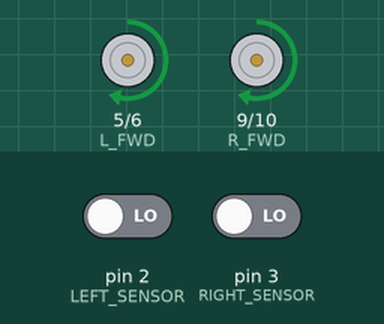
Recording of a sketch running on a simulated Arduino Uno, built with avr-gcc and run on an emulated ATmega328P. On the bench: motor-driver pin pairs drawn as motors (green arrow = first pin HIGH = forward, orange = second pin HIGH = backward, longer = more drive). Inputs (shaded band) come from the test bench; at power-on: pin 2 (LEFT_SENSOR) LOW, pin 3 (RIGHT_SENSOR) LOW.

Above: at 1.2 s.
1.3 s: pin 2 (LEFT_SENSOR) driven HIGH
At 2.5 s:
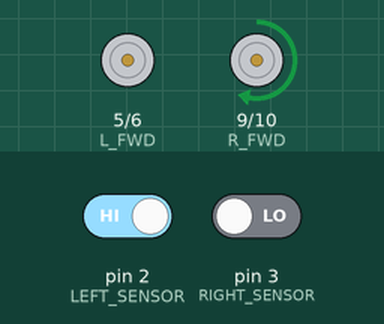
2.8 s: pin 3 (RIGHT_SENSOR) driven HIGH
At 3.8 s:
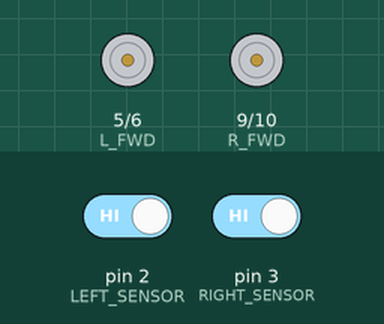
4.3 s: pin 2 (LEFT_SENSOR) driven LOW
At 4.9 s:
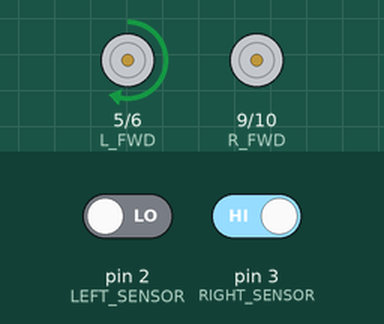
5.8 s: pin 3 (RIGHT_SENSOR) driven LOW
At 6.1 s:
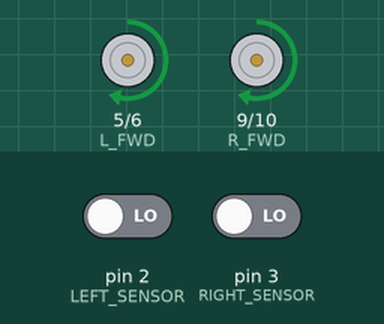
Timing chart, 0 to 8.3 s (numbered marks = the images above; inputs shaded):
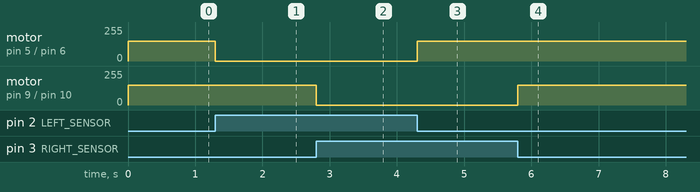

The sketch:

line_follower.ino
```cpp
// Line-Follower Robot: 2 IR sensors + L298N/L9110 driver
const int LEFT_SENSOR = 2, RIGHT_SENSOR = 3;   // LOW/HIGH depends on sensor: test first!
const int L_FWD = 5, L_BACK = 6, R_FWD = 9, R_BACK = 10;
const int SPEED = 150;                          // 0..255

void drive(int left, int right) {
  analogWrite(L_FWD, left);  analogWrite(L_BACK, 0);
  analogWrite(R_FWD, right); analogWrite(R_BACK, 0);
}

void setup() {
  pinMode(LEFT_SENSOR, INPUT);
  pinMode(RIGHT_SENSOR, INPUT);
  pinMode(L_FWD, OUTPUT); pinMode(L_BACK, OUTPUT);
  pinMode(R_FWD, OUTPUT); pinMode(R_BACK, OUTPUT);
}

void loop() {
  bool leftOnLine  = digitalRead(LEFT_SENSOR)  == HIGH;  // most TCRT5000 boards: HIGH = black
  bool rightOnLine = digitalRead(RIGHT_SENSOR) == HIGH;
  if (leftOnLine && !rightOnLine)      drive(0, SPEED);      // turn left
  else if (rightOnLine && !leftOnLine) drive(SPEED, 0);      // turn right
  else if (!leftOnLine && !rightOnLine) drive(SPEED, SPEED); // line in middle: go
  else drive(0, 0);                                          // both black: stop (finish line)
}
```

Measured:
- after the input at 1.3 s, motor on pin 5 (L_FWD) / pin 6 (L_BACK): forward 150/255 → stopped at once
- after the input at 2.8 s, motor on pin 9 (R_FWD) / pin 10 (R_BACK): forward 150/255 → stopped at once
- after the input at 4.3 s, motor on pin 5 (L_FWD) / pin 6 (L_BACK): stopped → forward 150/255 at once
- after the input at 5.8 s, motor on pin 9 (R_FWD) / pin 10 (R_BACK): stopped → forward 150/255 at once
